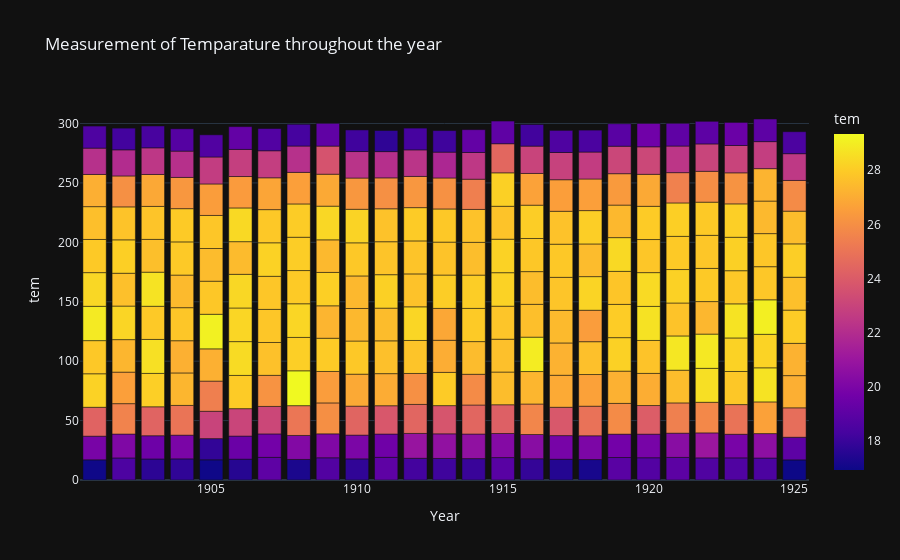

The cell this chart's notebook holds for it:
### Code cell
pio.templates.default = "plotly_dark"
fig = px.bar(df[0:300],x='Year',y='tem',color="tem", title = "Measurement of Temparature throughout the year")
fig.show()

### Figure 1 — Plotly figure (JSON) as saved in the notebook; plotly's stock layout.template omitted (floating-point values rounded to 4 significant figures; data arrays with more than 128 entries replaced by an {"elided": "..."} marker saying what was removed)
{"data": [{"alignmentgroup": "True", "hovertemplate": "Year=%{x}<br>tem=%{marker.color}<extra></extra>", "legendgroup": "", "marker": {"color": {"elided": "300 float values"}, "coloraxis": "coloraxis", "pattern": {"shape": ""}}, "name": "", "offsetgroup": "", "orientation": "v", "showlegend": false, "textposition": "auto", "x": {"elided": "300 int values"}, "xaxis": "x", "y": {"elided": "300 float values"}, "yaxis": "y", "type": "bar"}], "layout": {"xaxis": {"anchor": "y", "domain": [0, 1], "title": {"text": "Year"}}, "yaxis": {"anchor": "x", "domain": [0, 1], "title": {"text": "tem"}}, "coloraxis": {"colorbar": {"title": {"text": "tem"}}, "colorscale": [[0, "#0d0887"], [0.1111, "#46039f"], [0.2222, "#7201a8"], [0.3333, "#9c179e"], [0.4444, "#bd3786"], [0.5556, "#d8576b"], [0.6667, "#ed7953"], [0.7778, "#fb9f3a"], [0.8889, "#fdca26"], [1, "#f0f921"]]}, "legend": {"tracegroupgap": 0}, "title": {"text": "Measurement of Temparature throughout the year"}, "barmode": "relative"}}
